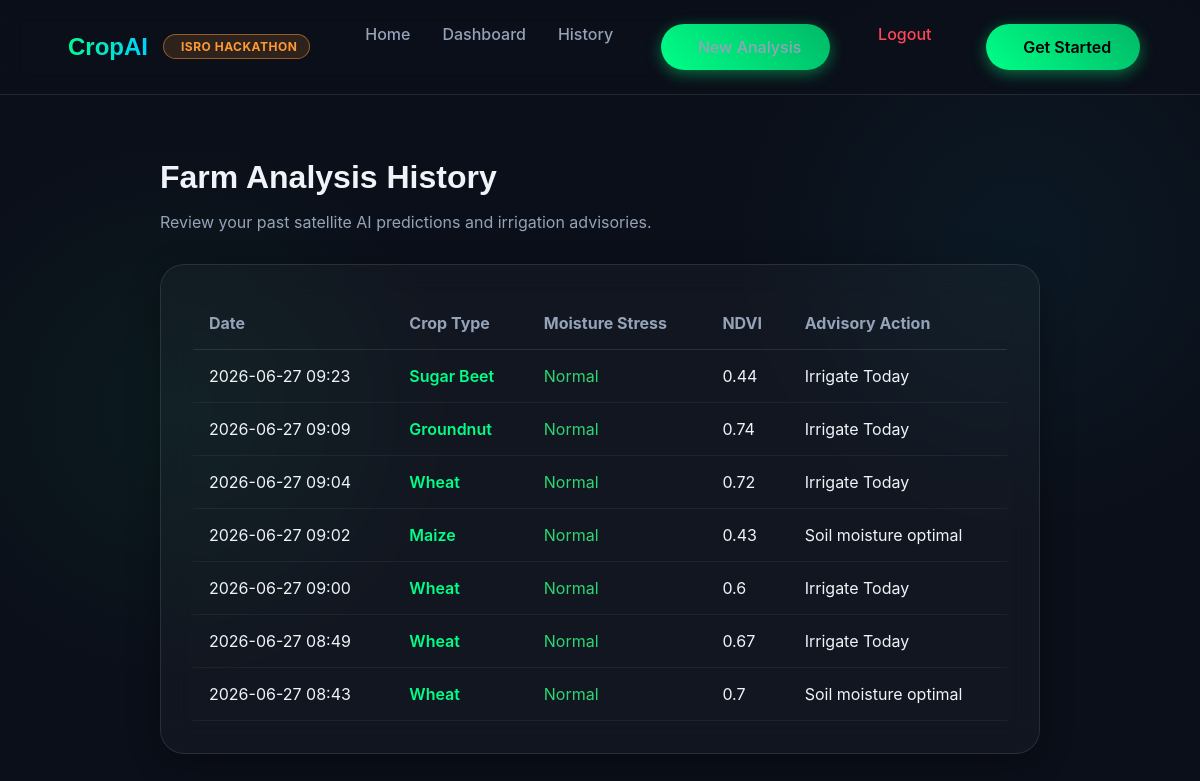
The page /history (signed in) on the database its author committed.
### app.py (models this page shows)
class PredictionHistory(db.Model):
    id = db.Column(db.Integer, primary_key=True)
    date = db.Column(db.DateTime, nullable=False, default=datetime.utcnow)
    crop_name = db.Column(db.String(50), nullable=False)
    moisture_stress = db.Column(db.String(50), nullable=False)
    ndvi = db.Column(db.Float, nullable=False)
    advisory_action = db.Column(db.String(200), nullable=False)
    user_id = db.Column(db.Integer, db.ForeignKey('user.id'), nullable=False)

### app.py (the view)
@app.route('/history')
@login_required
def history():
    user_history = PredictionHistory.query.filter_by(user_id=current_user.id).order_by(PredictionHistory.date.desc()).all()
    return render_template('history.html', history=user_history)

### app.py (called while the page is built)
@login_manager.user_loader
def load_user(user_id):
    return User.query.get(int(user_id))

### templates/history.html (shortened to what this page needs)
{% extends "base.html" %}
{% block content %}
<div style="padding: 4rem 5%; max-width: 1000px; margin: 0 auto;">
    <h2 style="margin-bottom: 1rem; color: var(--text-main); font-size: 2rem;">Farm Analysis History</h2>
    <p style="color: var(--text-muted); margin-bottom: 2rem;">Review your past satellite AI predictions and irrigation advisories.</p>
    <div class="glass-panel" style="padding: 2rem; overflow-x: auto;">
        {% if history %}
        <table style="width: 100%; text-align: left; border-collapse: collapse; color: var(--text-main);">
            <thead>
                <tr style="border-bottom: 1px solid var(--glass-border);">
                    <th style="padding: 1rem; color: var(--text-muted);">Date</th>
                    <th style="padding: 1rem; color: var(--text-muted);">Crop Type</th>
                    <th style="padding: 1rem; color: var(--text-muted);">Moisture Stress</th>
                    <th style="padding: 1rem; color: var(--text-muted);">NDVI</th>
                    <th style="padding: 1rem; color: var(--text-muted);">Advisory Action</th>
                </tr>
            </thead>
            <tbody>
                {% for item in history %}
                <tr style="border-bottom: 1px solid rgba(255,255,255,0.05);">
                    <td style="padding: 1rem;">{{ item.date.strftime('%Y-%m-%d %H:%M') }}</td>
                    <td style="padding: 1rem; font-weight: 600; color: var(--primary);">{{ item.crop_name }}</td>
                    <td style="padding: 1rem;">
                        {% if item.moisture_stress == 'Severe' %}
                            <span style="color: var(--danger);"><i class="ph-bold ph-warning"></i> Severe</span>
                        {% elif item.moisture_stress == 'Moderate' %}
                            <span style="color: var(--warning);"><i class="ph-bold ph-warning-circle"></i> Moderate</span>
                        {% else %}
                            <span style="color: var(--success);"> Normal</span>
                        {% endif %}
                    </td>
                    <td style="padding: 1rem;">{{ item.ndvi }}</td>
                    <td style="padding: 1rem;">{{ item.advisory_action }}</td>
                </tr>
                {% endfor %}
            </tbody>
        </table>
        {% endif %}
    </div>
</div>
{% endblock %}

### templates/base.html (shortened to what this page needs)
<!DOCTYPE html>
<html lang="en">
<head>
    <link rel="stylesheet" href="{{ url_for('static', filename='css/style.css') }}">
</head>
<body>
    <nav class="navbar">
        <div style="display: flex; align-items: center;">
            <a href="/" class="logo">
                 CropAI
            </a>
            <div style="background: rgba(255, 153, 51, 0.15); border: 1px solid rgba(255, 153, 51, 0.5); padding: 4px 12px; border-radius: 20px; color: #FF9933; font-size: 0.75rem; font-weight: 700; margin-left: 15px; letter-spacing: 0.5px; display: flex; align-items: center; gap: 5px; text-transform: uppercase;">
                 ISRO Hackathon
            </div>
        </div>
            <nav class="nav-links">
                <a href="/" class="nav-link"> Home</a>
                {% if current_user.is_authenticated %}
                    <a href="/dashboard" class="nav-link"> Dashboard</a>
                    <a href="/history" class="nav-link"> History</a>
                    <a href="/upload" class="btn btn-primary" style="margin-left: 1rem;"> New Analysis</a>
                    <a href="/logout" class="nav-link" style="margin-left: 1rem; color: var(--danger);"> Logout</a>
                {% else %}
                    <a href="/login" class="nav-link"><i class="ph-bold ph-sign-in"></i> Login</a>
                    <a href="/register" class="btn btn-primary" style="margin-left: 1rem;">Register</a>
                {% endif %}
            </nav>
        <div class="nav-actions">
            <a href="/upload" class="btn btn-primary">
                 Get Started
            </a>
        </div>
    </nav>
    <main>
        {% block content %}{% endblock %}
    </main>
</body>
</html>

### static/css/style.css (style rules this page uses)
:root { --bg-color: #0b0f19; --card-bg: rgba(255, 255, 255, 0.03); --glass-border: rgba(255, 255, 255, 0.1); --primary: #00ff88; --primary-glow: rgba(0, 255, 136, 0.4); --secondary: #00d2ff; --secondary-glow: rgba(0, 210, 255, 0.4); --text-main: #f0f4f8; --text-muted: #94a3b8; --danger: #ff4757; --warning: #ffa502; --success: #2ed573; }
* { margin: 0; padding: 0; box-sizing: border-box; }
body { font-family: 'Inter', sans-serif; background-color: var(--bg-color); background-image: radial-gradient(circle at 15% 50%, rgba(0, 255, 136, 0.05), transparent 25%), radial-gradient(circle at 85% 30%, rgba(0, 210, 255, 0.05), transparent 25%); background-attachment: fixed; color: var(--text-main); min-height: 100vh; overflow-x: hidden; }
h1, h2, h3, h4, h5, h6 { font-family: 'Outfit', sans-serif; }
.glass-panel { background: var(--card-bg); backdrop-filter: blur(16px); -webkit-backdrop-filter: blur(16px); border: 1px solid var(--glass-border); border-radius: 24px; box-shadow: 0 8px 32px 0 rgba(0, 0, 0, 0.3); }
.navbar { display: flex; justify-content: space-between; align-items: center; padding: 1.5rem 5%; position: sticky; top: 0; z-index: 100; background: rgba(11, 15, 25, 0.8); backdrop-filter: blur(12px); border-bottom: 1px solid var(--glass-border); }
.navbar .logo { font-size: 1.5rem; font-weight: 700; font-family: 'Outfit', sans-serif; background: linear-gradient(90deg, var(--primary), var(--secondary)); -webkit-background-clip: text; -webkit-text-fill-color: transparent; text-decoration: none; display: flex; align-items: center; gap: 0.5rem; }
.nav-links { display: flex; gap: 2rem; }
.nav-links a { color: var(--text-muted); text-decoration: none; font-weight: 500; transition: all 0.3s ease; position: relative; }
.nav-links a::after { content: ''; position: absolute; width: 0; height: 2px; bottom: -4px; left: 0; background: linear-gradient(90deg, var(--primary), var(--secondary)); transition: width 0.3s ease; }
.btn { padding: 0.8rem 1.8rem; border-radius: 50px; border: none; font-family: 'Inter', sans-serif; font-weight: 600; cursor: pointer; transition: all 0.3s ease; text-decoration: none; display: inline-flex; align-items: center; justify-content: center; gap: 0.5rem; }
.btn-primary { background: linear-gradient(45deg, var(--primary), #00b866); color: #000; box-shadow: 0 4px 15px var(--primary-glow); }

### rows shown on the page
PredictionHistory: date "2026-06-27 09:23", crop_name "Sugar Beet", moisture_stress "Normal", ndvi "0.44", advisory_action "Irrigate Today"
PredictionHistory: date "2026-06-27 09:09", crop_name "Groundnut", moisture_stress "Normal", ndvi "0.74", advisory_action "Irrigate Today"
PredictionHistory: date "2026-06-27 09:04", crop_name "Wheat", moisture_stress "Normal", ndvi "0.72", advisory_action "Irrigate Today"
PredictionHistory: date "2026-06-27 09:02", crop_name "Maize", moisture_stress "Normal", ndvi "0.43", advisory_action "Soil moisture optimal"
PredictionHistory: date "2026-06-27 09:00", crop_name "Wheat", moisture_stress "Normal", ndvi "0.6", advisory_action "Irrigate Today"
PredictionHistory: date "2026-06-27 08:49", crop_name "Wheat", moisture_stress "Normal", ndvi "0.67", advisory_action "Irrigate Today"
PredictionHistory: date "2026-06-27 08:43", crop_name "Wheat", moisture_stress "Normal", ndvi "0.7", advisory_action "Soil moisture optimal"
